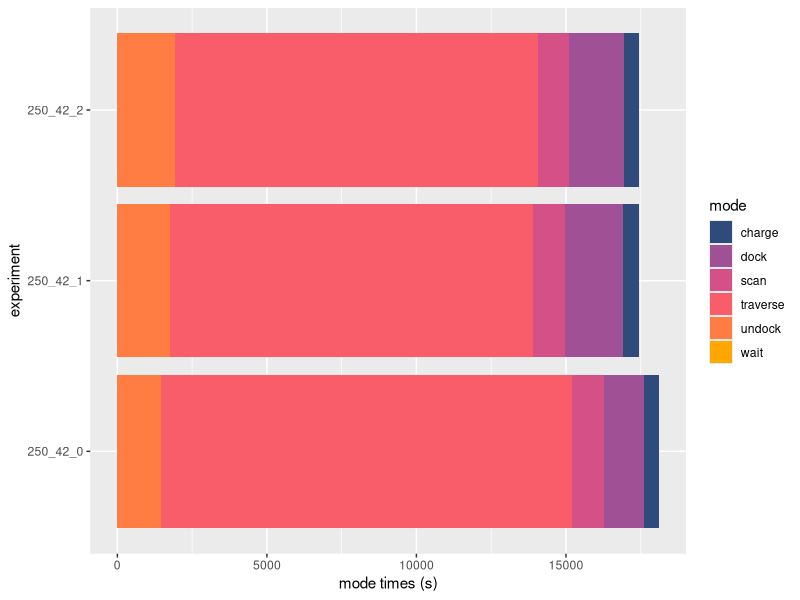

Write the R code that produced this figure.
library(ggplot2)

gen_plot <- function(plotPointsPre, y_name, x_name, filename) {
    finalPlot <- plotPointsPre + coord_flip() + xlab(x_name) + ylab(y_name)
    ggsave(finalPlot, file = filename, width=6, height=4)
}

input <- read.csv(file = "../experiments/prototype_eval/mode_times.csv", header = TRUE, sep = ",")

ggp <- ggplot(input, aes(x = experiment, y = mode_time, fill = mode)) + geom_bar(position = "stack", stat = "identity") + scale_fill_manual("mode", values = c("charge" = "#2f4b7c", "dock" = "#a05195", "scan" = "#d45087", "traverse" = "#f95d6a", "undock" = "#ff7c43", "wait" = "#ffa600"))

gen_plot(ggp, "mode times (s)", "experiment", "mode_times_basic.png")
